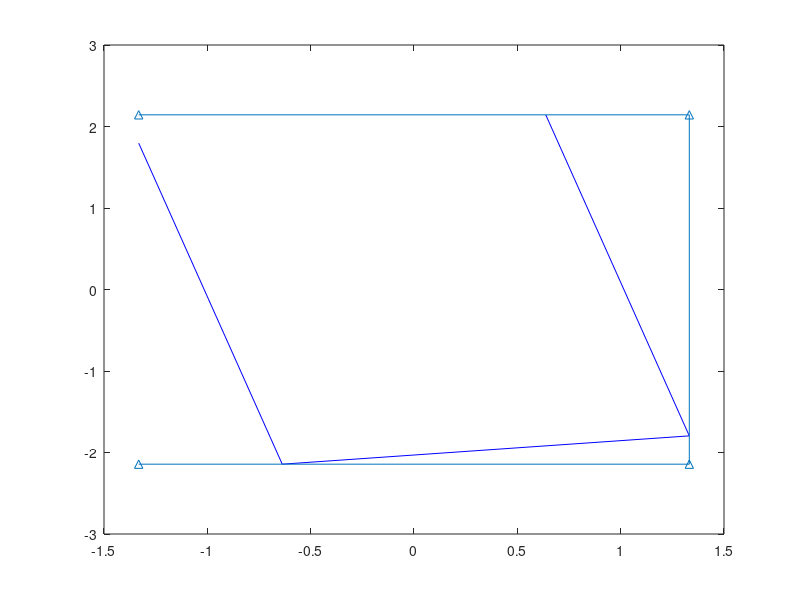

Write the MATLAB code that produced this figure.
cuboidX_2D_F2 = [-2 -1; 2 -1 ; 2 1; -2 1];
rot = [cosd(-80) -sind(-80); sind(-80) cosd(-80)];
cuboidX_2D_F2 = (rot*cuboidX_2D_F2')';

% compute the bounding box of new projected box	
	[~, idx_max] = max(cuboidX_2D_F2)
	[~, idx_min] = min(cuboidX_2D_F2)
	
    cuboidX_2D_F2 = cuboidX_2D_F2';
	propagated_2D_bbox_F12 = [ cuboidX_2D_F2(1,idx_min(1)) cuboidX_2D_F2(2,idx_max(2));
					  	  cuboidX_2D_F2(1,idx_max(1)) cuboidX_2D_F2(2,idx_max(2));
			 		  	  cuboidX_2D_F2(1,idx_max(1)) cuboidX_2D_F2(2,idx_min(2));			 		 
			 		  	  cuboidX_2D_F2(1,idx_min(1)) cuboidX_2D_F2(2,idx_min(2))]

plot(cuboidX_2D_F2(1,:), cuboidX_2D_F2(2,:), '-b')
hold on;
plot(propagated_2D_bbox_F12(:,1), propagated_2D_bbox_F12(:,2), '-^')
